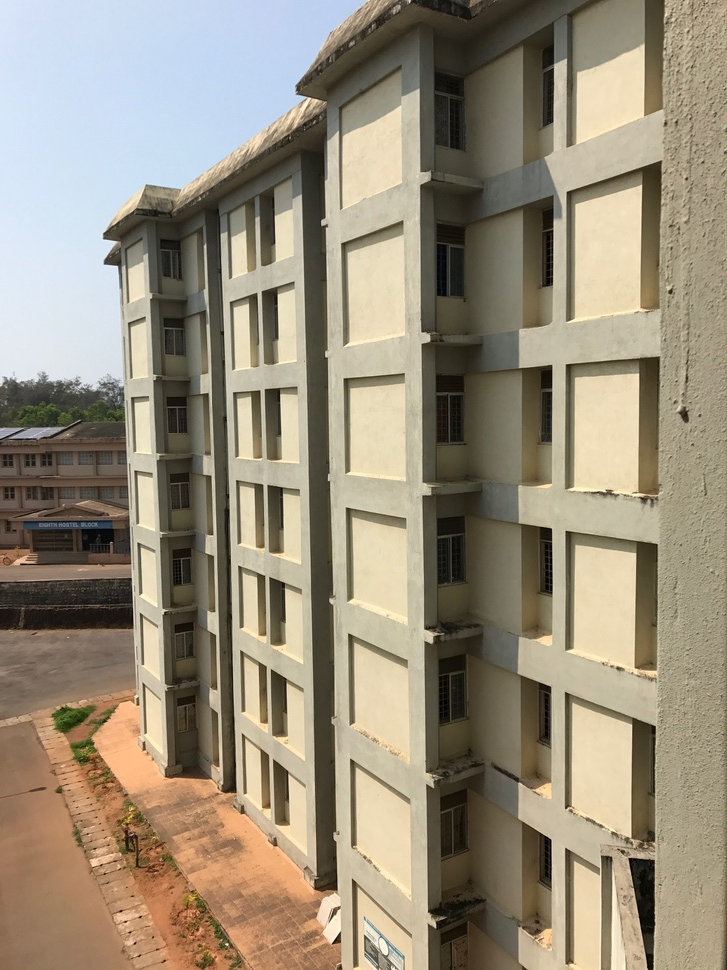
#> input picture Assignment 1/building.JPG, 727 x 970 px, shrunk from 1512 x 2016 before the run, found by its file name
$ python 1.py   (older library calls are emulated)
#> lines starting #> are read from the running program, lines starting #| are printed output that depends on the picture
### Assignment 1/helper/utils.py
# -*- coding: utf-8 -*-
"""
Created on Sun Jan 21 16:45:56 2018

@author: Khursheed Ali
"""

import math as m

def quantize(x):
    x = m.degrees(x)
    if (0 <= x < 22.5) or (157.5 <= x < 180):
        x = 0
    elif (22.5 <= x < 67.5):
        x = 45
    elif (67.5 <= x < 112.5):
        x = 90
    elif (112.5 <= x < 157.5):
        x = 135
    return x

### Assignment 1/1.py
import cv2
import numpy as np
from matplotlib import pyplot as plt
from helper.utils import quantize


img = cv2.imread('building.jpg',0)
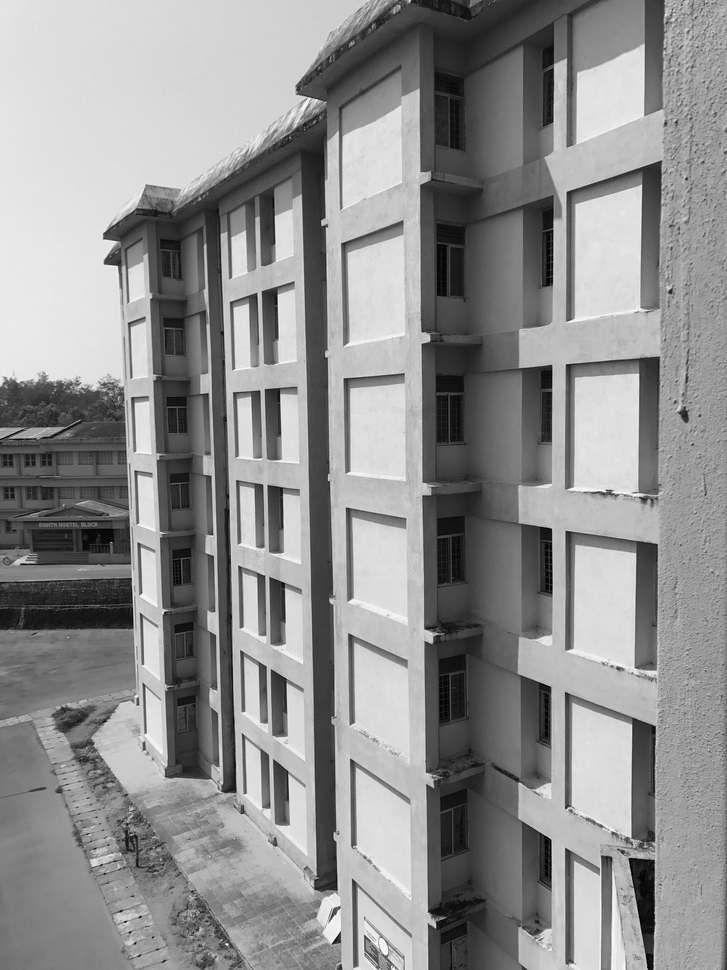
#> img: shape (970, 727); min 0, max 255, mean 143.2
R, C = img.shape
#> R = 970; C = 727

#Smoothning and sobel
img = cv2.GaussianBlur(img,(5,5),1.4)
laplacian = cv2.Laplacian(img,cv2.CV_64F)
sobelx = cv2.Sobel(img,cv2.CV_64F,1,0,ksize=5)
sobely = cv2.Sobel(img,cv2.CV_64F,0,1,ksize=5)
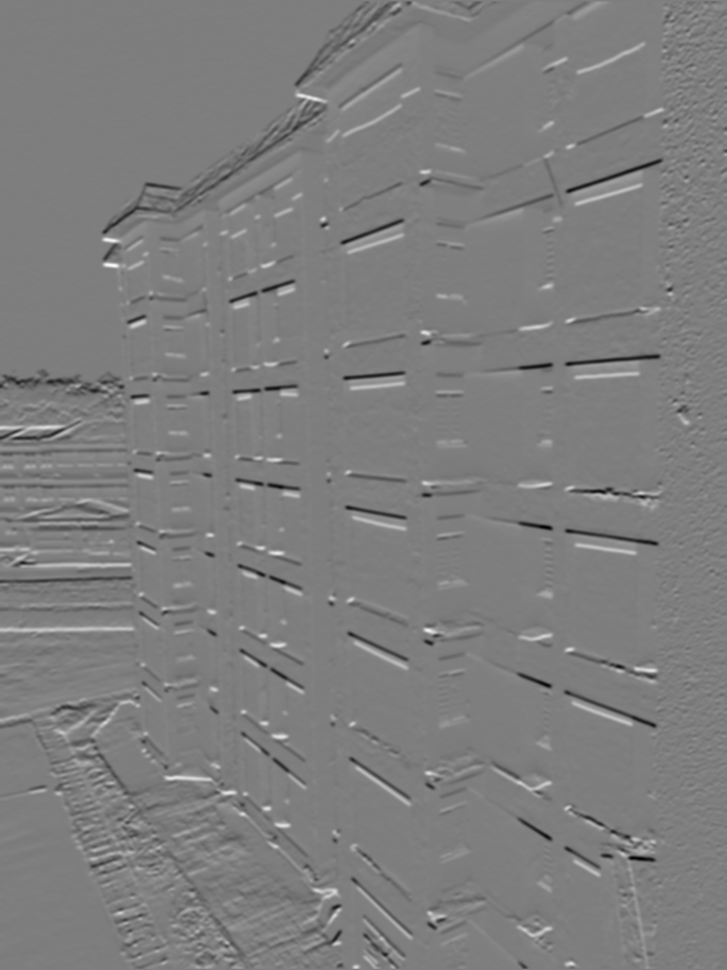
#> sobely: shape (970, 727) float64; min -5323, max 5426, mean -1.4; drawn with min black and max white

plt.subplot(2,2,1),plt.imshow(img,cmap = 'gray')
plt.title('Original'), plt.xticks([]), plt.yticks([])
plt.subplot(2,2,2),plt.imshow(laplacian,cmap = 'gray')
plt.title('Laplacian'), plt.xticks([]), plt.yticks([])
plt.subplot(2,2,3),plt.imshow(sobelx,cmap = 'gray')
plt.title('Sobel X'), plt.xticks([]), plt.yticks([])
plt.subplot(2,2,4),plt.imshow(sobely,cmap = 'gray')
plt.title('Sobel Y'), plt.xticks([]), plt.yticks([])

plt.show()

gradient = np.hypot(sobelx, sobely)
theta = np.absolute(np.arctan2(sobely, sobelx))
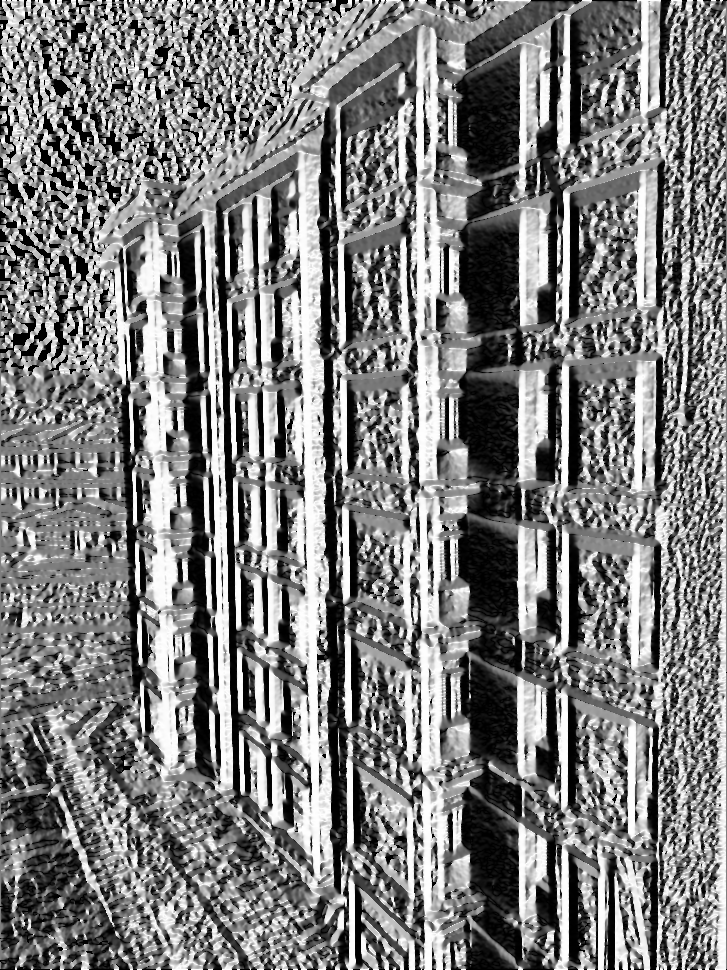
#> theta: shape (970, 727) float64; min 0, max 3.14, mean 1.55; drawn with min black and max white

#normalizing
max = np.max(gradient)
#> max = 6596.4
min = np.min(gradient)
#> min = 0
for i in range(R):
    for j in range(C):
        gradient[i, j] = (((gradient[i, j] - min)/(max-min))*255) + 0


#non-maximum supression
for i in range(R):
    for j in range(C):
        theta[i, j] = quantize(theta[i, j])
#> this loop made 970 passes
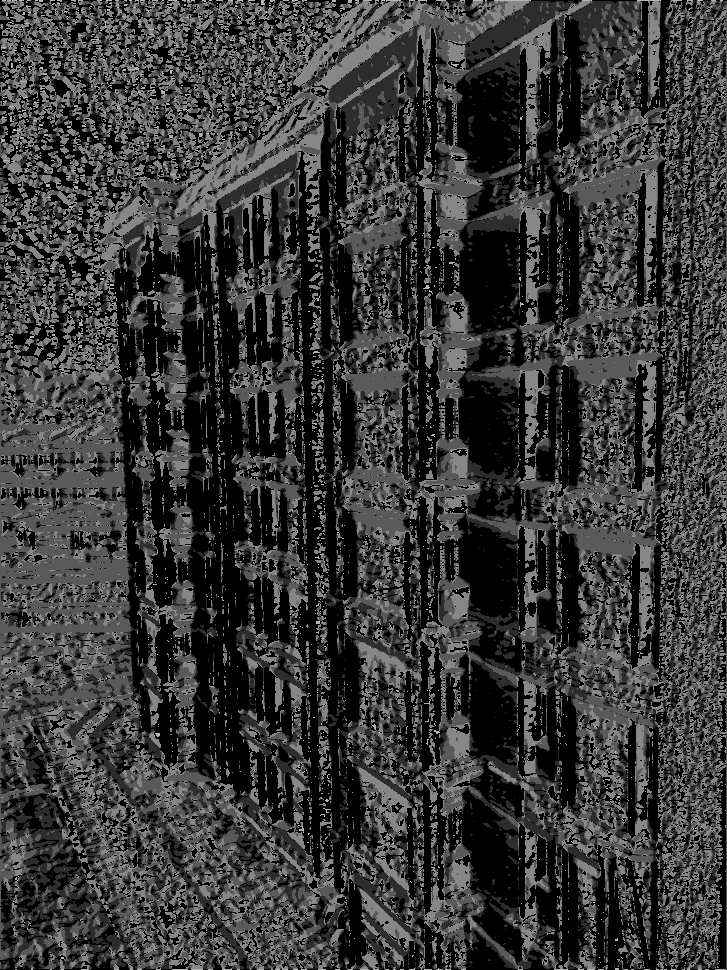
#> theta: shape (970, 727) float64; min 0, max 180, mean 55.1

Z = np.zeros((R, C), dtype=np.int32)
#> Z: shape (970, 727) int32; every value is 0

for i in range(R):
    for j in range(C):
        try:
            if theta[i, j] == 0:
                if (gradient[i, j] >= gradient[i, j - 1]) and (gradient[i, j] >= gradient[i, j + 1]):
                    Z[i,j] = gradient[i,j]
            elif theta[i, j] == 90:
                if (gradient[i, j] >= gradient[i - 1, j]) and (gradient[i, j] >= gradient[i + 1, j]):
                    Z[i,j] = gradient[i,j]
            elif theta[i, j] == 135:
                if (gradient[i, j] >= gradient[i - 1, j - 1]) and (gradient[i, j] >= gradient[i + 1, j + 1]):
                    Z[i,j] = gradient[i,j]
            elif theta[i, j] == 45:
                if (gradient[i, j] >= gradient[i - 1, j + 1]) and (gradient[i, j] >= gradient[i + 1, j - 1]):
                    Z[i,j] = gradient[i,j]
        except IndexError as e:
            pass
#> Z: shape (970, 727) int32; min 0, max 255, mean 5.8

#thresholding

lower_threshold = 40
upper_threshold = 60

strong_i, strong_j = np.where(Z > upper_threshold)

weak_i, weak_j = np.where((Z >= lower_threshold) & (Z <= upper_threshold))

zero_i, zero_j = np.where(Z < lower_threshold)

Z[strong_i, strong_j] = 255
#> Z: shape (970, 727) int32; min 0, max 255, mean 9.8
Z[weak_i, weak_j] = 50
#> Z: shape (970, 727) int32; min 0, max 255, mean 9.9
Z[zero_i, zero_j] = np.int32(0)
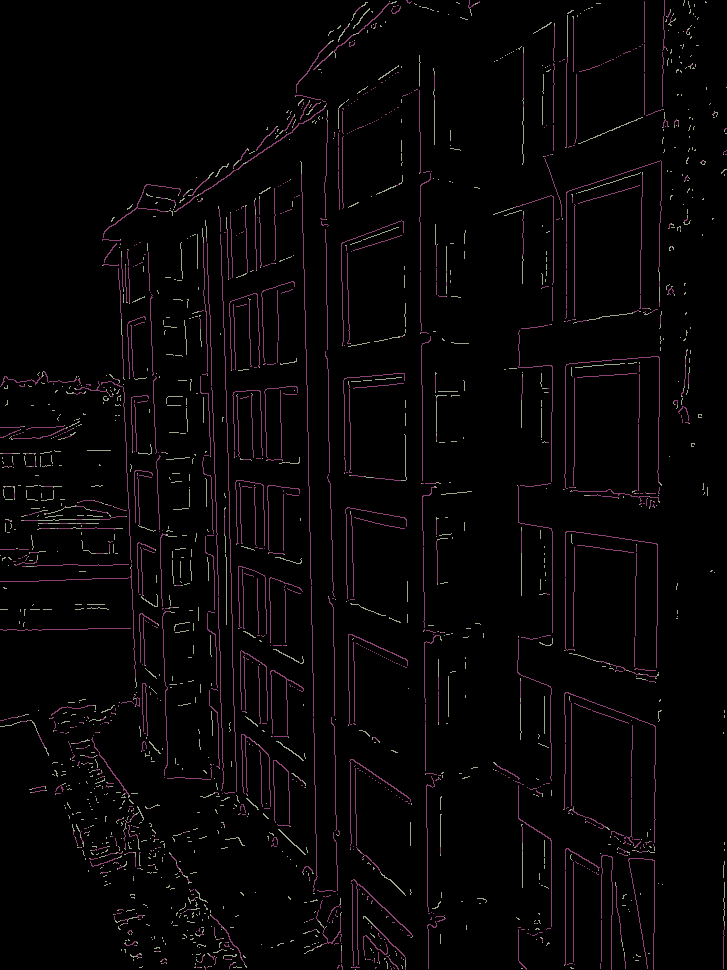
#> Z: shape (970, 727) int32; 3 distinct labels, from 0 to 255; one colour per label, 0 black


#edge tracking
for i in range(R):
    for j in range(C):
        if Z[i, j] == 50:
            try:
                if ((Z[i + 1, j] == 255) or (Z[i - 1, j] == 255)
                     or (Z[i, j + 1] == 255) or (Z[i, j - 1] == 255)
                     or (Z[i+1, j + 1] == 255) or (Z[i-1, j - 1] == 255)):
                    Z[i, j] = 255
                else:
                    Z[i, j] = 0
            except IndexError as e:
                pass
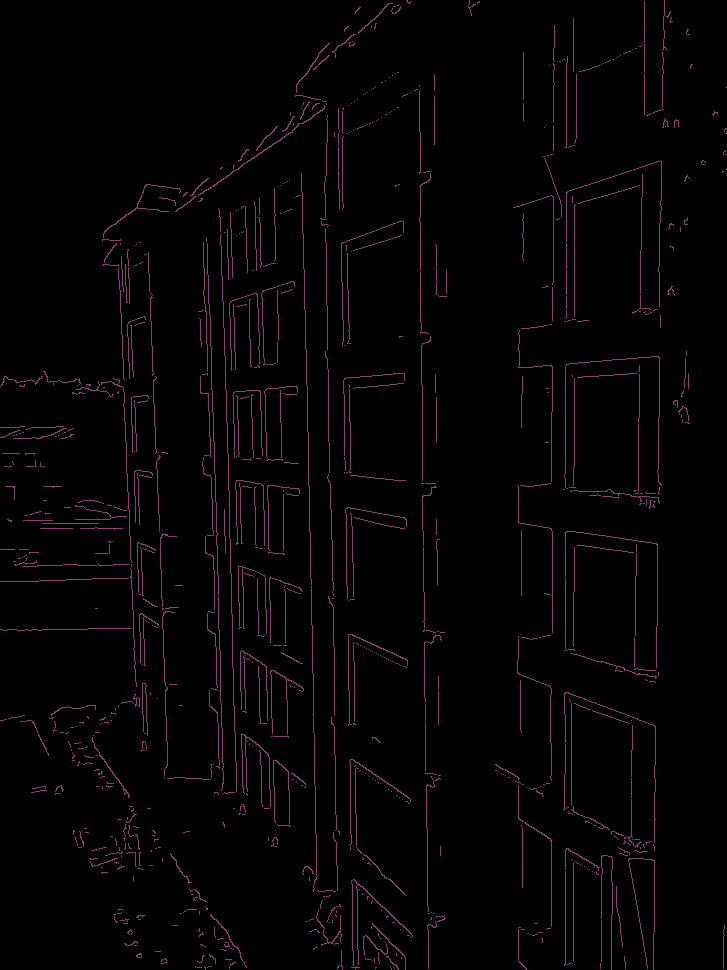
#> Z: shape (970, 727) int32; 3 distinct labels, from 0 to 255; one colour per label, 0 black
plt.subplot(1, 2, 1), plt.imshow(gradient , cmap='gray')
plt.xticks([]), plt.yticks([])
plt.subplot(1, 2, 2), plt.imshow(Z, cmap='gray')
plt.xticks([]), plt.yticks([])
plt.show()

$ run again, with Assignment 1/roof.jpg copied over Assignment 1/building.JPG
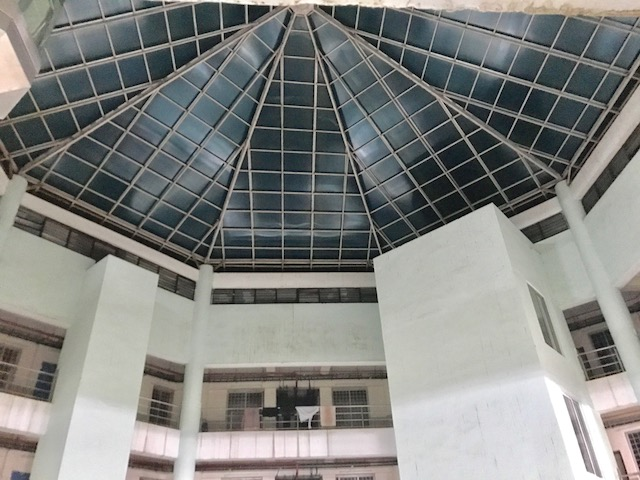
#> input picture Assignment 1/roof.jpg, 640 x 480 px, found by its file name
#> max = 6363.9
#> min = 0
#> the loop `for i in range(R):` made 480 passes
#> after the loop `for i in range(R):`:
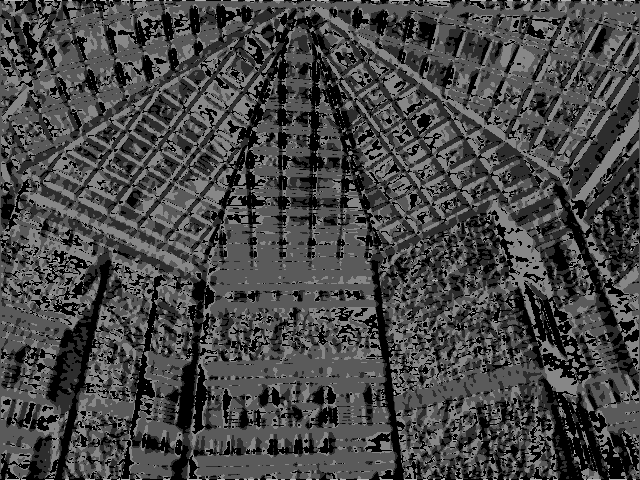
#> theta: shape (480, 640) float64; min 0, max 180, mean 70.9
#> after the loop `for i in range(R):`:
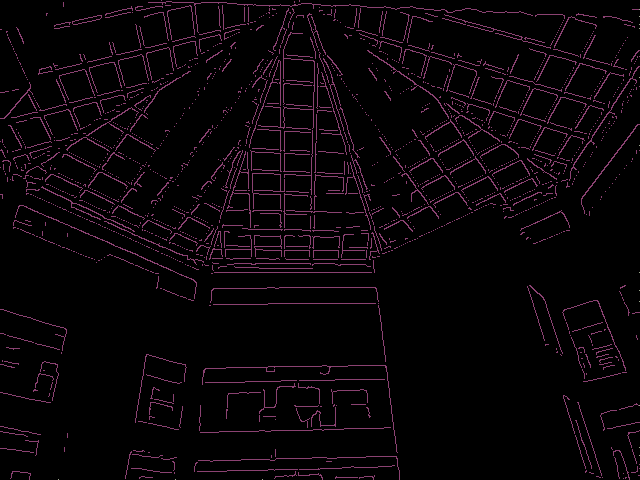
#> Z: shape (480, 640) int32; 3 distinct labels, from 0 to 255; one colour per label, 0 black
